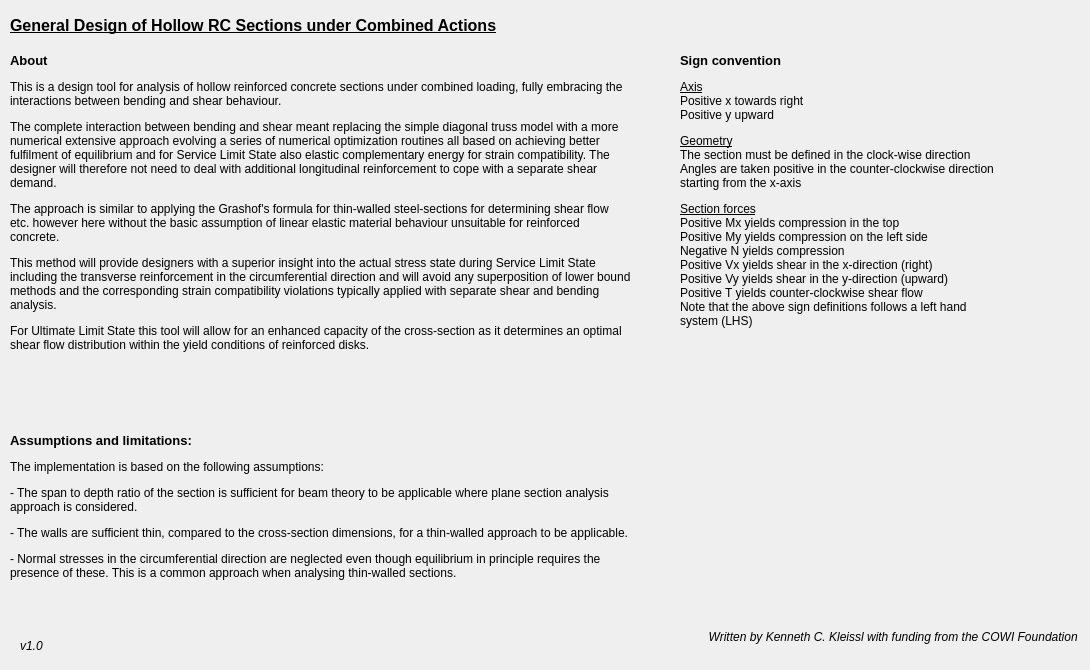
        <widget class="QWidget" name="tab">
         <attribute name="title">
          <string>About</string>
         </attribute>
         <widget class="QLabel" name="label_29">
          <property name="geometry">
           <rect>
            <x>10</x>
            <y>430</y>
            <width>251</width>
            <height>21</height>
           </rect>
          </property>
          <property name="font">
           <font>
            <pointsize>10</pointsize>
            <weight>75</weight>
            <bold>true</bold>
           </font>
          </property>
          <property name="text">
           <string>Assumptions and limitations:</string>
          </property>
         </widget>
         <widget class="QLabel" name="label_30">
          <property name="geometry">
           <rect>
            <x>10</x>
            <y>50</y>
            <width>251</width>
            <height>21</height>
           </rect>
          </property>
          <property name="font">
           <font>
            <pointsize>10</pointsize>
            <weight>75</weight>
            <bold>true</bold>
           </font>
          </property>
          <property name="text">
           <string>About</string>
          </property>
         </widget>
         <widget class="QLabel" name="label_24">
          <property name="geometry">
           <rect>
            <x>10</x>
            <y>80</y>
            <width>621</width>
            <height>371</height>
           </rect>
          </property>
          <property name="font">
           <font>
            <pointsize>9</pointsize>
           </font>
          </property>
          <property name="text">
           <string>&lt;html&gt;&lt;head/&gt;&lt;body&gt;&lt;p&gt;This is a design tool for analysis of hollow reinforced concrete sections under combined loading, fully embracing the interactions between bending and shear behaviour.&lt;/p&gt;&lt;p&gt;The complete interaction between bending and shear meant replacing the simple diagonal truss model with a more numerical extensive approach evolving a series of numerical optimization routines all based on achieving better fulfilment of equilibrium and for Service Limit State also elastic complementary energy for strain compatibility. The designer will therefore not need to deal with additional longitudinal reinforcement to cope with a separate shear demand.&lt;/p&gt;&lt;p&gt;The approach is similar to applying the Grashof's formula for thin-walled steel-sections for determining shear flow etc. however here without the basic assumption of linear elastic material behaviour unsuitable for reinforced concrete.&lt;/p&gt;&lt;p&gt;This method will provide designers with a superior insight into the actual stress state during Service Limit State including the transverse reinforcement in the circumferential direction and will avoid any superposition of lower bound methods and the corresponding strain compatibility violations typically applied with separate shear and bending analysis.&lt;/p&gt;&lt;p&gt;For Ultimate Limit State this tool will allow for an enhanced capacity of the cross-section as it determines an optimal shear flow distribution within the yield conditions of reinforced disks.&lt;/p&gt;&lt;/body&gt;&lt;/html&gt;</string>
          </property>
          <property name="alignment">
           <set>Qt::AlignLeading|Qt::AlignLeft|Qt::AlignTop</set>
          </property>
          <property name="wordWrap">
           <bool>true</bool>
          </property>
         </widget>
         <widget class="QLabel" name="label_25">
          <property name="geometry">
           <rect>
            <x>600</x>
            <y>630</y>
            <width>481</width>
            <height>21</height>
           </rect>
          </property>
          <property name="font">
           <font>
            <pointsize>9</pointsize>
            <italic>true</italic>
           </font>
          </property>
          <property name="text">
           <string>Written by Kenneth C. Kleissl with funding from the COWI Foundation </string>
          </property>
          <property name="alignment">
           <set>Qt::AlignRight|Qt::AlignTop|Qt::AlignTrailing</set>
          </property>
         </widget>
         <widget class="QLabel" name="label_26">
          <property name="geometry">
           <rect>
            <x>10</x>
            <y>460</y>
            <width>641</width>
            <height>191</height>
           </rect>
          </property>
          <property name="font">
           <font>
            <pointsize>9</pointsize>
           </font>
          </property>
          <property name="text">
           <string>&lt;html&gt;&lt;head/&gt;&lt;body&gt;&lt;p&gt;The implementation is based on the following assumptions:&lt;/p&gt;&lt;p&gt;- The span to depth ratio of the section is sufficient for beam theory to be applicable where plane section analysis approach is considered.&lt;/p&gt;&lt;p&gt;- The walls are sufficient thin, compared to the cross-section dimensions, for a thin-walled approach to be applicable.&lt;/p&gt;&lt;p&gt;- Normal stresses in the circumferential direction are neglected even though equilibrium in principle requires the presence of these. This is a common approach when analysing thin-walled sections.&lt;/p&gt;&lt;/body&gt;&lt;/html&gt;</string>
          </property>
          <property name="alignment">
           <set>Qt::AlignLeading|Qt::AlignLeft|Qt::AlignTop</set>
          </property>
          <property name="wordWrap">
           <bool>true</bool>
          </property>
         </widget>
         <widget class="QLabel" name="label_31">
          <property name="geometry">
           <rect>
            <x>680</x>
            <y>80</y>
            <width>321</width>
            <height>381</height>
           </rect>
          </property>
          <property name="font">
           <font>
            <pointsize>9</pointsize>
           </font>
          </property>
          <property name="text">
           <string>&lt;html&gt;&lt;head/&gt;&lt;body&gt;&lt;p&gt;&lt;span style=&quot; text-decoration: underline;&quot;&gt;Axis&lt;/span&gt;&lt;br/&gt;Positive x towards right&lt;br/&gt;Positive y upward&lt;/p&gt;&lt;p&gt;&lt;span style=&quot; text-decoration: underline;&quot;&gt;Geometry&lt;/span&gt;&lt;br/&gt;The section must be defined in the clock-wise direction&lt;br/&gt;Angles are taken positive in the counter-clockwise direction starting from the x-axis&lt;/p&gt;&lt;p&gt;&lt;span style=&quot; text-decoration: underline;&quot;&gt;Section forces&lt;/span&gt;&lt;br/&gt;Positive Mx yields compression in the top&lt;br/&gt;Positive My yields compression on the left side&lt;br/&gt;Negative N yields compression&lt;br/&gt;Positive Vx yields shear in the x-direction (right)&lt;br/&gt;Positive Vy yields shear in the y-direction (upward)&lt;br/&gt;Positive T yields counter-clockwise shear flow&lt;br/&gt;Note that the above sign definitions follows a left hand system (LHS)&lt;/p&gt;&lt;/body&gt;&lt;/html&gt;</string>
          </property>
          <property name="alignment">
           <set>Qt::AlignLeading|Qt::AlignLeft|Qt::AlignTop</set>
          </property>
          <property name="wordWrap">
           <bool>true</bool>
          </property>
         </widget>
         <widget class="QLabel" name="label_33">
          <property name="geometry">
           <rect>
            <x>10</x>
            <y>10</y>
            <width>521</width>
            <height>31</height>
           </rect>
          </property>
          <property name="font">
           <font>
            <pointsize>12</pointsize>
            <weight>75</weight>
            <bold>true</bold>
            <underline>true</underline>
           </font>
          </property>
          <property name="text">
           <string>General Design of Hollow RC Sections under Combined Actions</string>
          </property>
         </widget>
         <widget class="QLabel" name="label_34">
          <property name="geometry">
           <rect>
            <x>680</x>
            <y>50</y>
            <width>251</width>
            <height>21</height>
           </rect>
          </property>
          <property name="font">
           <font>
            <pointsize>10</pointsize>
            <weight>75</weight>
            <bold>true</bold>
           </font>
          </property>
          <property name="text">
           <string>Sign convention</string>
          </property>
         </widget>
         <widget class="QLabel" name="label_36">
          <property name="geometry">
           <rect>
            <x>680</x>
            <y>450</y>
            <width>101</width>
            <height>101</height>
           </rect>
          </property>
          <property name="text">
           <string>&lt;html&gt;&lt;head/&gt;&lt;body&gt;&lt;p&gt;&lt;img src=&quot;:/Figures/coordinates.PNG&quot;/&gt;&lt;/p&gt;&lt;/body&gt;&lt;/html&gt;</string>
          </property>
         </widget>
         <widget class="QLabel" name="label_37">
          <property name="geometry">
           <rect>
            <x>800</x>
            <y>450</y>
            <width>111</width>
            <height>101</height>
           </rect>
          </property>
          <property name="text">
           <string>&lt;html&gt;&lt;head/&gt;&lt;body&gt;&lt;p&gt;&lt;img src=&quot;:/Figures/force_sign_convention.PNG&quot;/&gt;&lt;/p&gt;&lt;/body&gt;&lt;/html&gt;</string>
          </property>
         </widget>
         <widget class="QLabel" name="label_38">
          <property name="geometry">
           <rect>
            <x>930</x>
            <y>450</y>
            <width>111</width>
            <height>101</height>
           </rect>
          </property>
          <property name="text">
           <string>&lt;html&gt;&lt;head/&gt;&lt;body&gt;&lt;p&gt;&lt;img src=&quot;:/Figures/moment_sign_convention.PNG&quot;/&gt;&lt;/p&gt;&lt;/body&gt;&lt;/html&gt;</string>
          </property>
         </widget>
         <widget class="QLabel" name="label_version">
          <property name="geometry">
           <rect>
            <x>20</x>
            <y>630</y>
            <width>61</width>
            <height>31</height>
           </rect>
          </property>
          <property name="font">
           <font>
            <pointsize>9</pointsize>
            <italic>true</italic>
           </font>
          </property>
          <property name="text">
           <string>v1.0</string>
          </property>
         </widget>
        </widget>
